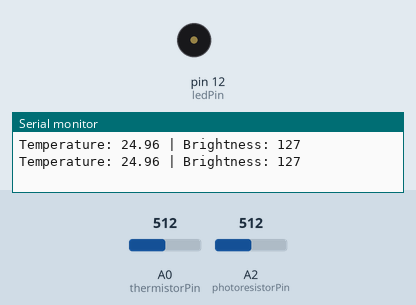
This sketch was run on a simulated Arduino Uno, built with avr-gcc and run on an emulated ATmega328P. Shown: buzzer (waves = sounding), the last lines printed to the serial monitor. The inputs (shaded band) are chosen by the test bench; at power-on: A0 (thermistorPin) = 512, A2 (photoresistorPin) = 512.

Above: at 1.8 s.
1.9 s: A0 (thermistorPin) set to 716
3.4 s: A2 (photoresistorPin) set to 716
4.9 s: A0 (thermistorPin) set to 900
6.4 s: A2 (photoresistorPin) set to 871
9.2 s: A2 (photoresistorPin) set to 899
At 11.06 s:
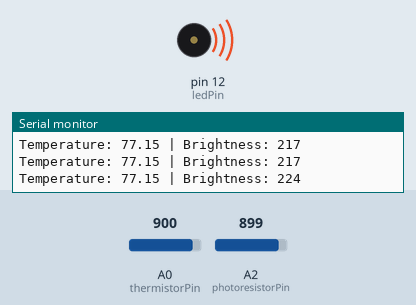
Timing chart, 0 to 14.3 s (numbered marks = the images above; inputs shaded):
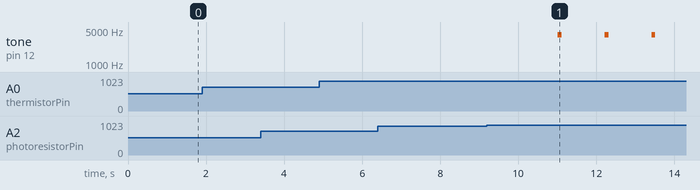

The sketch:

fire_sensor_simulation.ino
```cpp
#define thermistorPin A0
#define photoresistorPin A2
#define ledPin 12

const int tempThreshold = 50;
const int brightThreshold = 220;

const float resistance = 10.0;
const float beta = 3950.0;

bool isAlarmActive = false;

// Function to read brightness
int readBright() {
  int analogLight = analogRead(photoresistorPin);
  int brightlight = map(analogLight,0,1023,0,255);
  return brightlight;
}

// Function to read temperature in Celsius
float readTempC() {
  int analogValue = analogRead(thermistorPin);
  float tempC = beta / (log((1025.0 * resistance / analogValue - resistance) / resistance ) + beta / 298.0) - 273.0;
  return tempC;
}

void setup() {
  pinMode(ledPin, OUTPUT);
  Serial.begin(9600);
}

void loop() {
  float currentTemp = readTempC();
  int currentBright = readBright();

  // Temperature and Brightness Check
  Serial.print("Temperature: ");
  Serial.print(currentTemp);
  Serial.print(" | Brightness: ");
  Serial.println(currentBright);
  delay(1000);

  if(currentTemp >= tempThreshold && currentBright >= brightThreshold) {
    digitalWrite(ledPin, HIGH);
    tone(ledPin, 4000);
    delay(100);
    digitalWrite(ledPin, LOW);
    noTone(ledPin);
    delay(100);
  } else {
    digitalWrite(ledPin, LOW);
    noTone(ledPin);
  }
}
```

Measured:
- the behaviour switches between 882 and 883 on A2 (photoresistorPin) (found by bisection; images 0 and 1)
- after the input at 9.2 s, tone on pin 12 (ledPin): alternates 4000 Hz for 0.10 s and silent for 1.1 s, starting after 1.8 s
